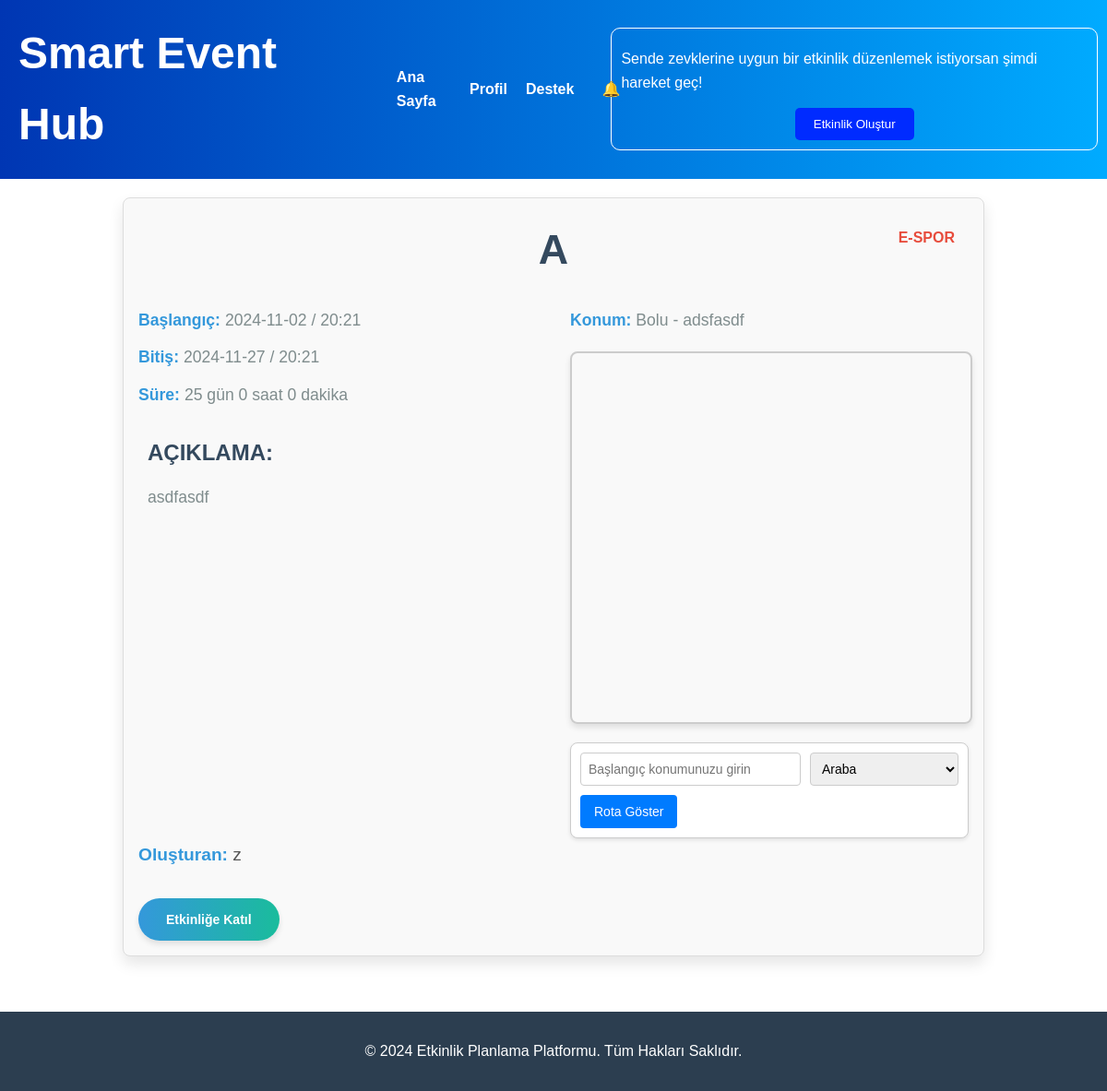
The app's page /event/5, older data.
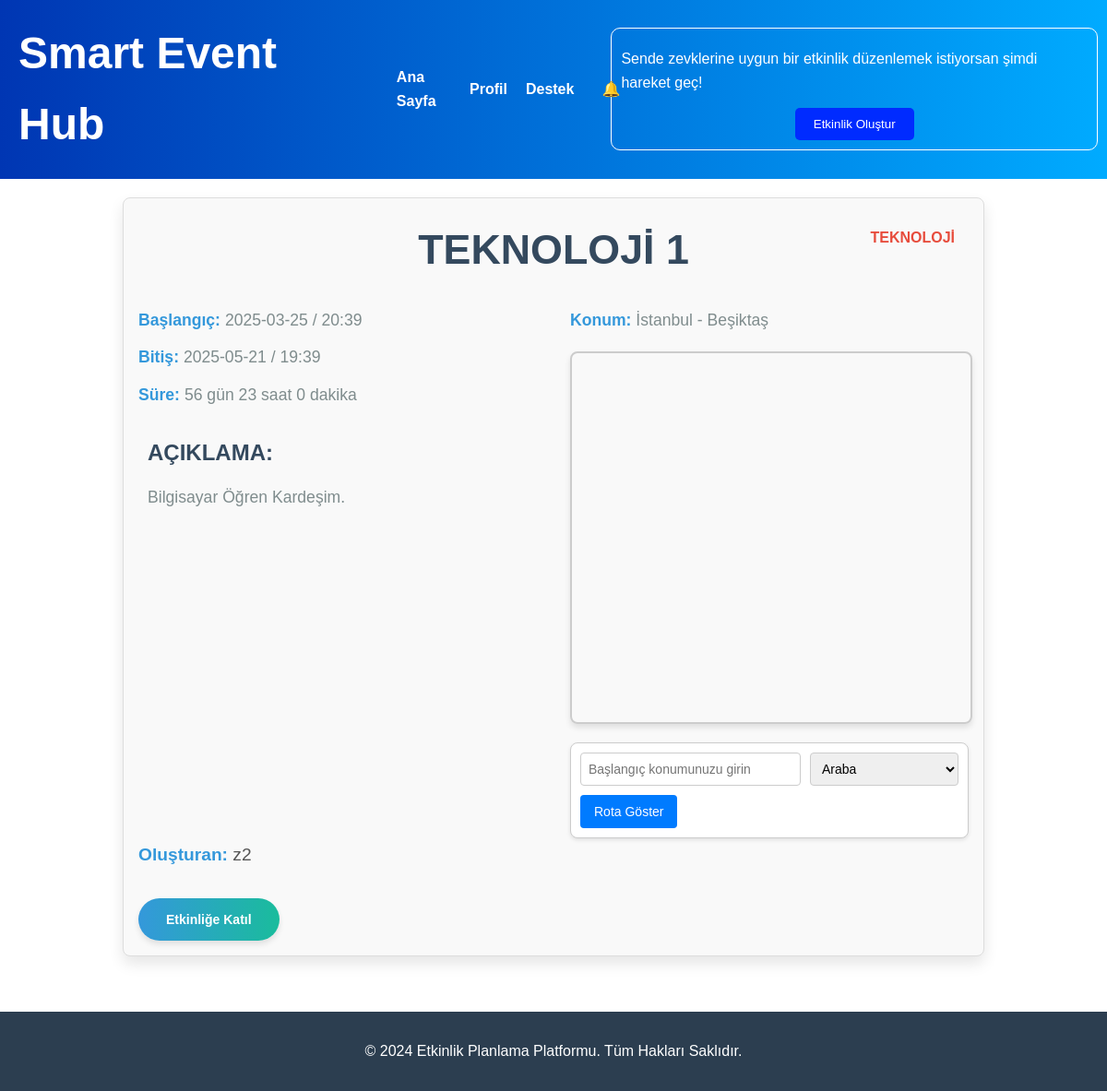
The same page, newer data.
### tables this page shows
CREATE TABLE events (
        ID INTEGER PRIMARY KEY AUTOINCREMENT,
        event_name TEXT NOT NULL,
        description TEXT NOT NULL,
        startDate TEXT NOT NULL,
        finishDate TEXT NOT NULL,
        startTime TEXT NOT NULL,
        finishTime TEXT NOT NULL,
        duration TEXT NOT NULL,
        city TEXT NOT NULL,        
        address TEXT NOT NULL,        
        category TEXT NOT NULL,
        creator_username TEXT NOT NULL,
        isApproved BOOLEAN DEFAULT FALSE NOT NULL
    );

### app.py (the view, shortened to what this page needs)
@app.route('/event/<int:event_id>')
def event_detail(event_id):
    event = get_event_by_id(event_id)
    if not event:
        return "Etkinlik bulunamadı", 404
    username = session.get('user', {}).get('username')
    user_id = get_user_id_by_username(username) if username else None
    is_participant = False
    is_creator = False
    if user_id:
        is_participant = is_user_participant(user_id, event_id)
        is_creator = username == get_event_creator_username(event_id)
    user_events = [dict(row) for row in get_created_events_by_username(username)]
    attended_events = get_user_attended_events(user_id) if user_id else []
    all_user_events = {event['ID']: event for event in user_events + attended_events}.values()
    all_user_events = list(all_user_events)
    conflict_message = None
    days, hours, minutes = calculate_duration(event['startDate'], event['startTime'], event['finishDate'],
                                              event['finishTime'])
    messages = get_messages_for_event(event_id)
    is_user_admin = is_admin(user_id)
    event_participants = get_participants(event_id)
    return render_template(
        'eventDetails.html',
        event=event,
        username=username,
        user_id= user_id,
        is_participant=is_participant,
        is_creator=is_creator,
        messages=messages,
        get_username_by_id=get_username_by_id,
        days=days, hours=hours, minutes=minutes,
        conflict_message=conflict_message,
        is_user_admin = is_user_admin,
        event_participants=event_participants
    )

### database.py (called while the page is built)
def get_db_connection():
    conn = sqlite3.connect(DATABASE)
    conn.row_factory = sqlite3.Row
    return conn

def get_created_events_by_username(username):
    conn = get_db_connection()
    cursor = conn.cursor()
    cursor.execute('''
        SELECT ID, event_name, description, startDate, finishDate, startTime, finishTime, city, address, category, creator_username, isApproved
        FROM events
        WHERE creator_username = ?
    ''', (username,))
    events = cursor.fetchall()
    conn.close()
    return [
        {
            "ID": event[0],
            "event_name": event[1],
            "description": event[2],
            "startDate": event[3],
            "finishDate": event[4],
            "startTime": event[5],
            "finishTime": event[6],
            "city": event[7],
            "address": event[8],
            "category": event[9],
            "creator_username": event[10],
            "is_approved": event[11],
        }
        for event in events
    ]

def get_event_by_id(event_id):
    conn = get_db_connection()
    cursor = conn.cursor()
    cursor.execute('''
        SELECT * FROM events WHERE ID = ?
    ''', (event_id,))
    event = cursor.fetchone()
    conn.close()
    return event

def get_messages_for_event(event_id):
    conn = get_db_connection()
    cursor = conn.cursor()
    cursor.execute('''
        SELECT sender_ID, message_text, sent_time
        FROM messages
        WHERE event_ID = ?
        ORDER BY sent_time ASC
    ''', (event_id,))
    messages = cursor.fetchall()
    conn.close()
    return messages

def get_username_by_id(user_id):
    conn = get_db_connection()
    cursor = conn.cursor()
    cursor.execute('SELECT username FROM users WHERE ID = ?', (user_id,))
    user = cursor.fetchone()
    conn.close()
    if user:
        return user['username']
    return None

def is_admin(user_id):
    conn = get_db_connection()
    cursor = conn.cursor()
    cursor.execute('SELECT status FROM users WHERE ID = ?', (user_id,))
    result = cursor.fetchone()
    if result and result[0] == 'admin':
        return True
    return False

### templates/eventDetails.html (shortened to what this page needs)
<!DOCTYPE html>
<html lang="tr">
<head>
    <link rel="stylesheet" href="{{ url_for('static', filename='css/eventDetails_style.css') }}">
</head>
<body>
{% include 'header.html' %}
<main>
    <div class="details-and-chat">
        <section class="event-details">
            <h2 class="event-title"> {{ event['event_name'] }} <span
                    class="event-category">{{ event['category'] }}</span></h2>
            <div class="event-info">
                <div class="event-date">
                    <p><strong>Başlangıç:</strong> {{ event['startDate'] }} / {{ event['startTime'] }}</p>
                    <p><strong>Bitiş:</strong> {{ event['finishDate'] }} / {{ event['finishTime'] }}</p>
                    <p><strong>Süre:</strong> {{ days }} gün {{ hours }} saat {{ minutes }} dakika</p>
                    <div class="event-description">
                        <h3>Açıklama:</h3>
                        <p>{{ event['description'] }}</p>
                    </div>
                    <div class="event-creator">
                        <p><strong>Oluşturan:</strong> {{ event['creator_username'] }} </p>
                    </div>
                </div>
                <div class="event-location">
                    <p><strong>Konum:</strong> {{ event['city'] }} - {{ event['address'] }} </p>
                    <div id="map" style="width: 100%; height: 400px; margin-top: 20px;"></div>
                    <div class="route-controls">
                        <input type="text" id="start-location" placeholder="Başlangıç konumunuzu girin">
                        <select id="travel-mode">
                            <option value="DRIVING">Araba</option>
                        </select>
                        <button id="get-route">Rota Göster</button>
                    </div>
                </div>
            </div>
            <div class="event-action-wrapper">
                <div class="event-actions">
                    {% if not is_user_admin %}
                        {% if is_creator %}
                            <form action="{{ url_for('delete_event', event_id=event['id']) }}" method="POST">
                                <button type="submit" class="join-button">Etkinliği Sil</button>
                            </form>
                        {% else %}
                            {% if is_participant %}
                                <form action="{{ url_for('leave_event', event_id=event['id']) }}" method="POST">
                                    <button type="submit" class="join-button">Etkinlikten Çık</button>
                                </form>
                            {% else %}
                                {% if conflict_message %}
                                    <p class="conflict-message">{{ conflict_message }}</p>
                                {% else %}
                                    <form action="{{ url_for('join_event', event_id=event['id']) }}" method="POST">
                                        <button type="submit" class="join-button">Etkinliğe Katıl</button>
                                    </form>
                                {% endif %}
                            {% endif %}
                        {% endif %}
                    {% endif %}
                </div>
            </div>
        </section>
    </div>
</main>
<footer>
    <p>© 2024 Etkinlik Planlama Platformu. Tüm Hakları Saklıdır.</p>
</footer>
</body>
</html>

### templates/header.html (shortened to what this page needs)
<!DOCTYPE html>
<html lang="tr">
<head>
    <link rel="stylesheet" href="{{ url_for('static', filename='css/header_style.css') }}">
</head>
<body>
    <header>
        <h1>Smart Event Hub</h1>
        <nav>
            <ul class="nav-links">
                <li><a href="{{ url_for('main_page') }}">Ana Sayfa</a></li>
                <li><a href="{{ url_for('profile') }}">Profil</a></li>
                <li><a href="#">Destek</a></li>
                <li>
                    <div class="notification-container">
                        <button class="notification-button" onclick="toggleNotifications()">🔔</button>
                    </div>
                </li>
            </ul>
        </nav>
        <div class="event-action">
            <p class="event-info">Sende zevklerine uygun bir etkinlik düzenlemek istiyorsan şimdi hareket geç!</p>
            <a href="{{ url_for('event_create') }}">
                <button class="add-event-button">Etkinlik Oluştur</button>
            </a>
        </div>
    </header>
</body>
</html>

### static/css/eventDetails_style.css (style rules this page uses)
h1, h2, h3 { font-weight: 600; color: #333; }
h2.event-title { font-size: 2.8rem; margin-bottom: 15px; text-align: center; color: #34495e; text-transform: uppercase; }
.event-category { font-size: 1rem; color: #e74c3c; font-weight: bold; position: absolute; top: 10px; right: 15px; text-transform: uppercase; }
.event-title { font-size: 2.8rem; margin-bottom: 15px; text-align: center; color: #34495e; text-transform: uppercase; position: relative; }
.event-details { background-color: #fff; border-radius: 15px; box-shadow: 0 8px 16px rgba(0, 0, 0, 0.1); margin: 20px auto; padding: 40px; max-width: 900px; animation: fadeIn 0.8s ease-in-out; }
.event-info { display: flex; justify-content: space-between; }
.event-info .event-date, .event-info .event-location { width: 48%; }
.event-date p, .event-location p { font-size: 1.1rem; margin: 12px 0; color: #7f8c8d; }
.event-date strong, .event-location strong { color: #3498db; }
.event-description h3 { font-size: 1.5rem; color: #34495e; margin-bottom: 15px; text-transform: uppercase; }
.event-description { position: relative; left: 10px; margin-top: 20px; margin-bottom: 30px; padding: 10px 0; width: 350px; height: 400px; overflow-y: auto; }
.event-description p { font-size: 1.1rem; line-height: 1.7; color: #7f8c8d; }
.event-creator p { font-size: 1.2rem; color: #555; margin-top: 20px; }
.event-action-wrapper { display: flex; margin-top: 20px; }
.event-actions { display: flex; justify-content: space-between; }
.join-button { background: linear-gradient(90deg, #3498db, #1abc9c); font-weight: bold; border: none; border-radius: 25px; box-shadow: 0 4px 6px rgba(0, 0, 0, 0.1); cursor: pointer; transition: all 0.3s ease-in-out; text-align: center; display: inline-block; color: white; padding: 15px 30px; text-decoration: none; font-size: 14px; font-weight: bold; margin-right: 20px; }
footer { background-color: #2c3e50; color: white; padding: 30px 0; text-align: center; margin-top: 40px; }
footer p { font-size: 1rem; }
.details-and-chat { display: flex; gap: 20px; max-width: 1200px; max-height: 950px; margin: 0 auto; }
.event-details { flex: 1; border: 1px solid #ddd; border-radius: 8px; padding: 16px; background-color: #f9f9f9; }
.event-details { position: relative; padding-top: 20px; }
#map { border: 2px solid #ccc; border-radius: 8px; box-shadow: 0 4px 6px rgba(0, 0, 0, 0.1); margin-bottom: 20px; }
.route-controls { display: flex; flex-wrap: wrap; gap: 10px; margin-top: 20px; padding: 10px; background-color: #fff; border: 1px solid #ccc; border-radius: 8px; box-shadow: 0 2px 4px rgba(0, 0, 0, 0.1); }
.route-controls input[type="text"], .route-controls select { flex: 1 1 auto; padding: 8px; font-size: 14px; border: 1px solid #ccc; border-radius: 4px; }
.route-controls button { padding: 10px 15px; background-color: #007BFF; color: #fff; border: none; border-radius: 4px; cursor: pointer; font-size: 14px; transition: background-color 0.3s ease; }

### static/css/header_style.css (style rules this page uses)
* { margin: 0; padding: 0; font-family: 'Arial', sans-serif; transition: all 0.3s ease; }
body, html { margin: 0; padding: 0; width: 100%; height: 100%; color: #333; line-height: 1.6; font-size: 16px; }
header { display: flex; align-items: center; justify-content: space-between; background: linear-gradient(to right, #0036b3, #00Abff); color: black; padding: 15px 0px; width: 100%; }
h1 { font-size: 48px; color: white; text-align: left; padding-left: 20px; margin: 5px 0; font-weight: bold; }
nav { padding: 20px; display: flex; justify-content: start; flex-grow: 1; }
.nav-links { list-style: none; display: flex; gap: 20px; margin: 0px 0px 0px 30px; padding: 0; align-items: center; justify-content: start; flex-grow: 1; }
.nav-links li a { text-decoration: none; color: white; font-weight: bold; }
.event-action { margin-right: 10px; padding: 10px; border: 1px solid #fff; border-radius: 10px; display: flex; flex-direction: column; align-items: center; }
.event-info { font-size: 1em; color: #fff; margin-top: 10px; text-align: left; }
.add-event-button { background-color: #002bff; color: white; border: none; padding: 10px 20px; cursor: pointer; border-radius: 5px; margin-top: 15px; transition: background-color 0.3s; }
.notification-button { background-color: transparent; border: none; color: white; padding: 10px; cursor: pointer; font-size: 16px; position: absolute; top: 10px; right: 10px; }
.notification-container { position: relative; display: inline-block; top: -35px; left: 50px; }

Row changes from the older to the newer data that the page shows:
changed events: event_name "A" → "TEKNOLOJI 1"; category "E-SPOR" → "TEKNOLOJI"; startDate "2024-11-02" → "2025-03-25"; startTime "20:21" → "20:39"; finishDate "2024-11-27" → "2025-05-21"; finishTime "20:21" → "19:39"; description "asdfasdf" → "Bilgisayar Öğren Kardeşim."; creator_username "z" → "z2"; city "Bolu" → "İstanbul"; address "adsfasdf" → "Beşiktaş"
Text that changed along with them:
{{ days }}: "25" → "56"
{{ hours }}: "0" → "23"
